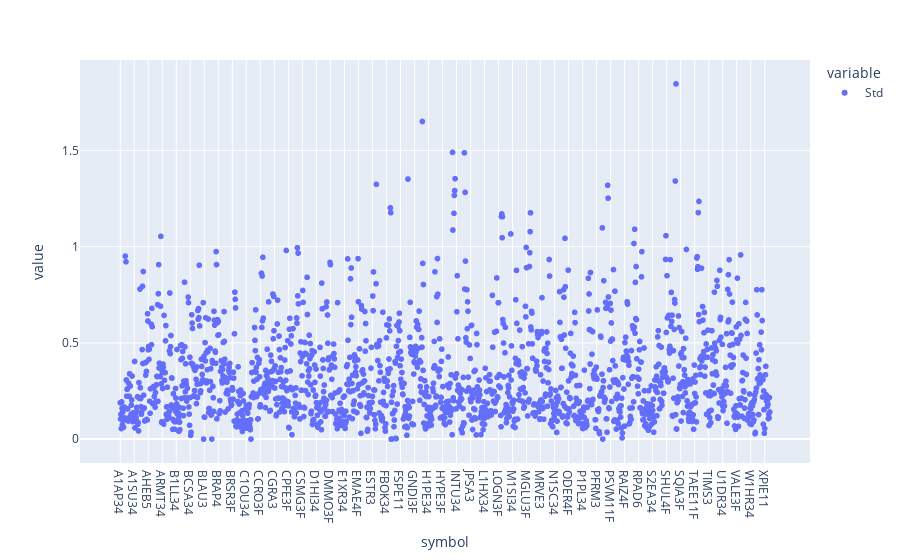

This figure's notebook cell:
### Code cell
px.scatter(df.loc["Std"])

### Figure 1 — Plotly figure (JSON) as saved in the notebook; plotly's stock layout.template omitted (floating-point values rounded to 4 significant figures; data arrays with more than 128 entries replaced by an {"elided": "..."} marker saying what was removed)
{"data": [{"hovertemplate": "variable=Std<br>symbol=%{x}<br>value=%{y}<extra></extra>", "legendgroup": "Std", "marker": {"color": "#636efa", "symbol": "circle"}, "mode": "markers", "name": "Std", "showlegend": true, "type": "scattergl", "x": {"elided": "1809 str values"}, "xaxis": "x", "y": {"elided": "1809 float values"}, "yaxis": "y"}], "layout": {"legend": {"title": {"text": "variable"}, "tracegroupgap": 0}, "margin": {"t": 60}, "xaxis": {"anchor": "y", "domain": [0, 1], "title": {"text": "symbol"}}, "yaxis": {"anchor": "x", "domain": [0, 1], "title": {"text": "value"}}}}
